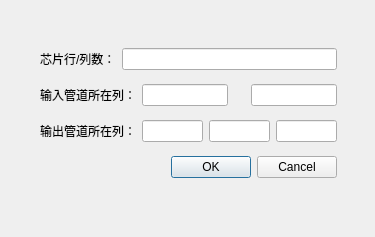
<?xml version="1.0" encoding="UTF-8"?>
<ui version="4.0">
 <class>Dialog</class>
 <widget class="QDialog" name="Dialog">
  <property name="geometry">
   <rect>
    <x>0</x>
    <y>0</y>
    <width>375</width>
    <height>237</height>
   </rect>
  </property>
  <property name="windowTitle">
   <string>Dialog</string>
  </property>
  <widget class="QWidget" name="">
   <property name="geometry">
    <rect>
     <x>40</x>
     <y>40</y>
     <width>297</width>
     <height>150</height>
    </rect>
   </property>
   <layout class="QVBoxLayout" name="verticalLayout">
    <item>
     <layout class="QHBoxLayout" name="horizontalLayout">
      <item>
       <widget class="QLabel" name="label">
        <property name="text">
         <string>芯片行/列数：</string>
        </property>
       </widget>
      </item>
      <item>
       <widget class="QLineEdit" name="row"/>
      </item>
     </layout>
    </item>
    <item>
     <layout class="QHBoxLayout" name="horizontalLayout_3">
      <item>
       <widget class="QLabel" name="label_3">
        <property name="text">
         <string>输入管道所在列：</string>
        </property>
       </widget>
      </item>
      <item>
       <widget class="QLineEdit" name="in1"/>
      </item>
      <item>
       <spacer name="horizontalSpacer">
        <property name="orientation">
         <enum>Qt::Horizontal</enum>
        </property>
        <property name="sizeHint" stdset="0">
         <size>
          <width>40</width>
          <height>20</height>
         </size>
        </property>
       </spacer>
      </item>
      <item>
       <widget class="QLineEdit" name="in2"/>
      </item>
     </layout>
    </item>
    <item>
     <layout class="QHBoxLayout" name="horizontalLayout_4">
      <item>
       <widget class="QLabel" name="label_4">
        <property name="text">
         <string>输出管道所在列：</string>
        </property>
       </widget>
      </item>
      <item>
       <widget class="QLineEdit" name="out1"/>
      </item>
      <item>
       <spacer name="horizontalSpacer_3">
        <property name="orientation">
         <enum>Qt::Horizontal</enum>
        </property>
        <property name="sizeHint" stdset="0">
         <size>
          <width>40</width>
          <height>20</height>
         </size>
        </property>
       </spacer>
      </item>
      <item>
       <widget class="QLineEdit" name="out2"/>
      </item>
      <item>
       <spacer name="horizontalSpacer_2">
        <property name="orientation">
         <enum>Qt::Horizontal</enum>
        </property>
        <property name="sizeHint" stdset="0">
         <size>
          <width>40</width>
          <height>20</height>
         </size>
        </property>
       </spacer>
      </item>
      <item>
       <widget class="QLineEdit" name="out3"/>
      </item>
     </layout>
    </item>
    <item>
     <widget class="QDialogButtonBox" name="buttonBox">
      <property name="orientation">
       <enum>Qt::Horizontal</enum>
      </property>
      <property name="standardButtons">
       <set>QDialogButtonBox::Cancel|QDialogButtonBox::Ok</set>
      </property>
     </widget>
    </item>
   </layout>
  </widget>
 </widget>
 <resources/>
 <connections>
  <connection>
   <sender>buttonBox</sender>
   <signal>rejected()</signal>
   <receiver>Dialog</receiver>
   <slot>reject()</slot>
   <hints>
    <hint type="sourcelabel">
     <x>327</x>
     <y>181</y>
    </hint>
    <hint type="destinationlabel">
     <x>286</x>
     <y>236</y>
    </hint>
   </hints>
  </connection>
 </connections>
</ui>
